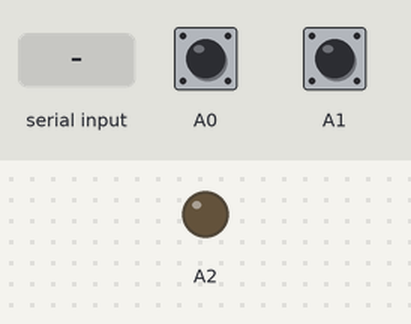
The sketch below on a simulated Arduino Uno, built with avr-gcc and run on an emulated ATmega328P. Shown: output pins drawn as LEDs (lit = HIGH). The test bench sets the inputs (shaded band); at power-on: A0 HIGH, A1 HIGH.

Above: at 1.2 s.
1.3 s: "1" received over Serial
At 2.7 s:
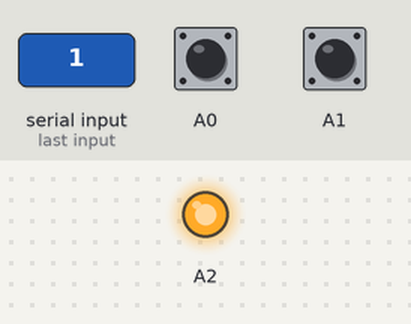
4.4 s: "0" received over Serial
At 5.1 s:
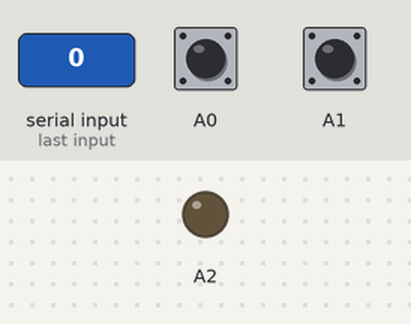
Timing chart, 0 to 7.4 s (numbered marks = the images above; inputs shaded):
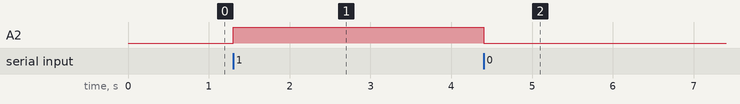

Measured:
- after the input at 1.3 s, A2: LOW → HIGH at once
- after the input at 4.4 s, A2: HIGH → LOW at once

The sketch:

arduino_serial.ino
```cpp
void setup() {
  pinMode(A0, INPUT_PULLUP);
  pinMode(A1, INPUT_PULLUP);
  pinMode(A2, OUTPUT);
  Serial.begin(9600);
}

int prev_a = 1;
int prev_b = 1;
void loop() {
  if (Serial.available()) {
    int ch = Serial.read();
    if (ch == '1') {
      digitalWrite(A2, 1);
    }
    if (ch == '0') {
      digitalWrite(A2, 0);
    }
  }
  int curr_a = digitalRead(A0);
  int curr_b = digitalRead(A1);
  if (prev_a != curr_a && !curr_a)
    Serial.write('1');
  if (prev_b != curr_b && !curr_b)
    Serial.write('0');
  prev_a = curr_a;
  prev_b = curr_b;
}
```
